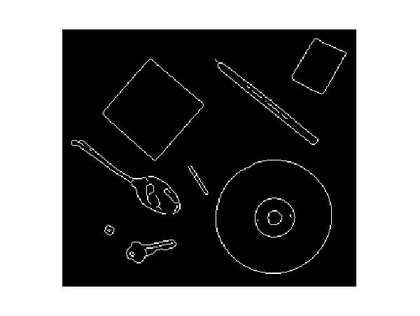
%> input picture Walking-to-SP/MatlabFns/LineSegments/example/edgeim.jpg, 420 x 316 px, shrunk from 600 x 451 before the run
$ octave --eval "result = descriptor_PHOG(imread('../../../Walking-to-SP/MatlabFns/LineSegments/example/edgeim.jpg'));"   (GNU Octave 9; MATLAB toolbox functions it lacks are replaced by stand-ins)
%> lines starting %> are read from the running program, lines starting %| are printed output that depends on the picture; in (x1, y1, x2, y2) boxes, pixels count from 0 and x2, y2 are one past the last pixel; in counts of white or black regions, pixels touching at a corner belong together; the program's own positions count from 1
### feature_texture/desc/sideFuncs/anna_binMatrix.m
function [bm bv] = anna_BinMatrix(A,E,G,angle,bin)
% anna_BINMATRIX Computes a Matrix (bm) with the same size of the image where
% (i,j) position contains the histogram value for the pixel at position (i,j)
% and another matrix (bv) where the position (i,j) contains the gradient
% value for the pixel at position (i,j)
%
%IN:
%	A - Matrix containing the angle values
%	E - Edge Image
%   G - Matrix containing the gradient values
%	angle - 180 or 360%
%   bin - Number of bins on the histogram
%	angle - 180 or 360
%OUT:
%	bm - matrix with the histogram values
%   bv - matrix with the graident values (only for the pixels belonging to
%   and edge)
%
% Authors: Anna Bosch and Andrew Zisserman

[contorns,n] = bwlabel(E);
X = size(E,2);
Y = size(E,1);
bm = zeros(Y,X);
bv = zeros(Y,X);

nAngle = angle/bin;

for i=1:n
    [posY,posX] = find(contorns==i);
    for j=1:size(posY,1)
        pos_x = posX(j,1);
        pos_y = posY(j,1);

        b = ceil(A(pos_y,pos_x)/nAngle);
        if b==0, bin= 1; end
        if G(pos_y,pos_x)>0
            bm(pos_y,pos_x) = b;
            bv(pos_y,pos_x) = G(pos_y,pos_x);
        end
    end
end

### feature_texture/desc/sideFuncs/descriptor_PHOG.m
function [p_hist, bh_roi, bv_roi] = descriptor_PHOG(I,bin,angle,L,roi)
% anna_PHOG Computes Pyramid Histogram of Oriented Gradient over a ROI.
%
% [BH, BV] = anna_PHOG(I,BIN,ANGLE,L,ROI) computes phog descriptor over a ROI.
%
% Given and image I, phog computes the Pyramid Histogram of Oriented Gradients
% over L pyramid levels and over a Region Of Interest

%IN:
%	I - Images of size MxN (Color or Gray)
%	bin - Number of bins on the histogram
%	angle - 180 or 360
%   L - number of pyramid levels
%   roi - Region Of Interest (ytop,ybottom,xleft,xright)
%
%OUT:
%	p - pyramid histogram of oriented gradients
%
% Authors: Anna Bosch and Andrew Zisserman
Img = I;
%> Img is the input picture: size 316x420x3 uint8; min 0, max 255, mean 113.5
if nargin == 1
    bin = 8;
    angle = 360;
    L = 2;
    roi = [1;size(I,1);1;size(I,2)];
%> roi = [1; 316; 1; 420]
end
if size(Img,3) == 3
    G = rgb2gray(Img);
else
    G = Img;
end
bh = [];
bv = [];

if sum(sum(G))>100
    E = edge(G,'canny');
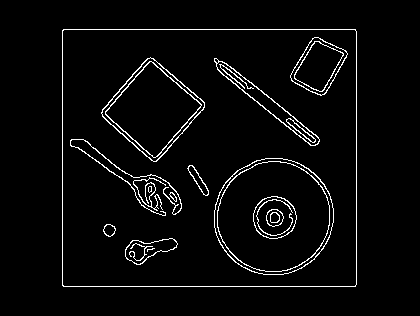
%> E: size 316x420 logical; 3.8% white in thin lines or dots, all inside (x1, y1, x2, y2) = (62, 29, 357, 287)
    [GradientX,GradientY] = gradient(double(G));
%     GradientYY = gradient(GradientY);
    Gr = sqrt((GradientX.*GradientX)+(GradientY.*GradientY));

    index = GradientX == 0;
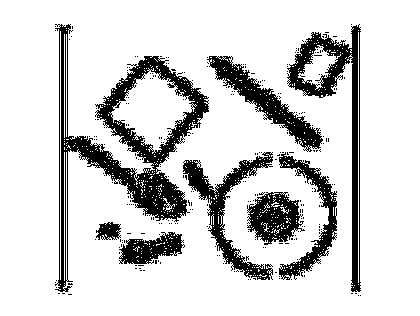
%> index: size 316x420 logical; 82.9% white; 269 black regions (261 under 20 px), largest, box (x1, y1, x2, y2) and area: (55, 24, 209, 292) 8142, (287, 24, 361, 292) 3725, (183, 152, 273, 280) 2662
    GradientX(index) = 1e-5;

    YX = GradientY./GradientX;
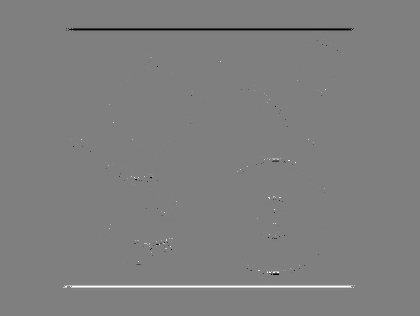
%> YX: size 316x420 double; min -12750000, max 12750000, mean 545.5; drawn with min black and max white
    if angle == 180, A = ((atan(YX)+(pi/2))*180)/pi; end
    if angle == 360, A = ((atan2(GradientY,GradientX)+pi)*180)/pi; end
%> after `A = ((atan2(GradientY,GradientX)+pi)*180)/pi`:
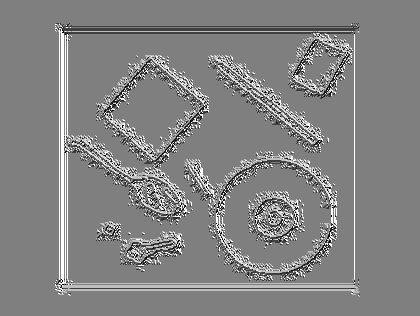
%> A: size 316x420 double; min 0.238, max 360, mean 185.5; drawn with min black and max white

    [bh, bv] = anna_binMatrix(A,E,Gr,angle,bin);
%> in anna_BinMatrix, `[contorns,n] = bwlabel(E);`:
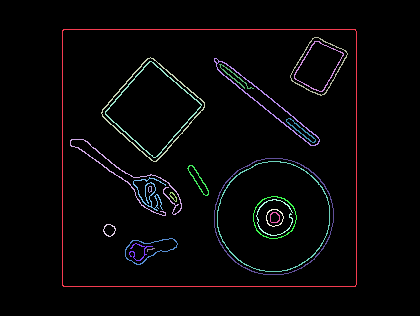
%> contorns: size 316x420 double; 24 distinct labels, from 0 to 23; one colour per label, 0 black
%> in anna_BinMatrix, `[contorns,n] = bwlabel(E);`: n = 23
%> the loop in anna_BinMatrix, `for i=1:n` made 23 passes
%> (posY, posX) on pass 9: ([250; 251; 252; 250; 250; 250; 250; 249; 250; 249; 249], [148; 148; 148; 149; 150; 151; 152; 153; 153; 154; 155])
%> after the loop in anna_BinMatrix, `for i=1:n`:
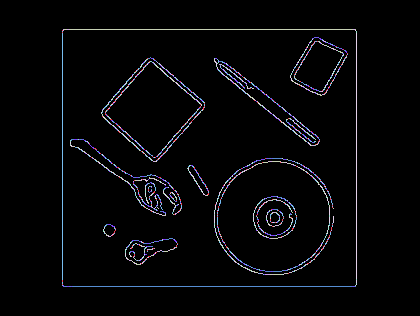
%> bm: size 316x420 double; 9 distinct labels, from 0 to 8; one colour per label, 0 black
%> after the loop in anna_BinMatrix, `for i=1:n`:
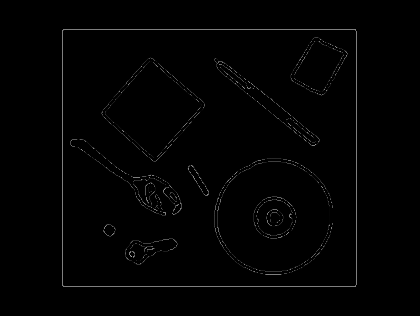
%> bv: size 316x420 double; min 0, max 164.3, mean 2.3
%> after the loop in anna_BinMatrix, `for i=1:n`: bin = 8
%> `result = descriptor_PHOG(imread('../../../Walking-to-SP/MatlabFns/Line..`: result = []
else
    bh = zeros(size(I,1),size(I,2));
    bv = zeros(size(I,1),size(I,2));
end

bh_roi = bh(roi(1,1):roi(2,1),roi(3,1):roi(4,1));
bv_roi = bv(roi(1,1):roi(2,1),roi(3,1):roi(4,1));
% p = anna_phogDescriptor(bh_roi,bv_roi,L,bin);
% p = p';
p_hist = [];
%s = sprintf('%s.txt',I);
%dlmwrite(s,p);

$ run again, on Walking-to-SP/MatlabFns/LineSegments/example/edgelistim.jpg
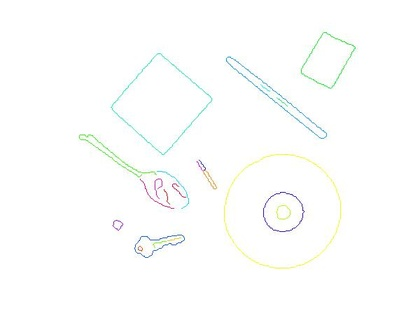
%> input picture Walking-to-SP/MatlabFns/LineSegments/example/edgelistim.jpg, 420 x 316 px, shrunk from 600 x 451 before the run
%> in descriptor_PHOG, Img is the input picture: size 316x420x3 uint8; mean R, G, B 252.7, 253.5, 252.6
%> E: size 316x420 logical; 2.5% white in thin lines or dots, all inside (x1, y1, x2, y2) = (78, 31, 357, 259)
%> index: size 316x420 logical; 80.8% white; 236 black regions (226 under 20 px), largest, box (x1, y1, x2, y2) and area: (63, 41, 353, 272) 16530, (222, 47, 338, 147) 3206, (287, 16, 370, 97) 2801
%> in anna_BinMatrix, `[contorns,n] = bwlabel(E);`:
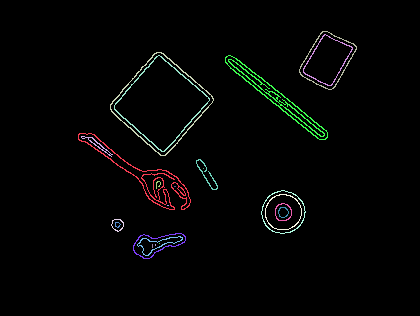
%> contorns: size 316x420 double; 24 distinct labels, from 0 to 23; one colour per label, 0 black
%> n = 23
%> the loop in anna_BinMatrix, `for i=1:n` made 23 passes
%> (posY, posX) on passes 9, 10, 12, 13, 14, 16: ([245; 246; 247; 248], [153; 153; 153; 153]), ([245; 246], [156; 156]), (244, 160), ([206; 206], [168; 169]), ([187; 187], [175; 176]), (169, 204)
%> after the loop in anna_BinMatrix, `for i=1:n`:
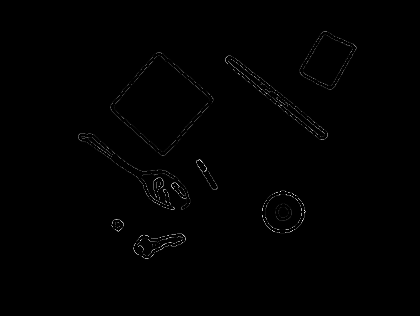
%> bv: size 316x420 double; min 0, max 97.91, mean 0.4; drawn with min black and max white
%> after the loop in anna_BinMatrix, `for i=1:n`: bin = 8
%> result = []

$ run again, on Walking-to-SP/MatlabFns/LineSegments/example/segmentim.jpg
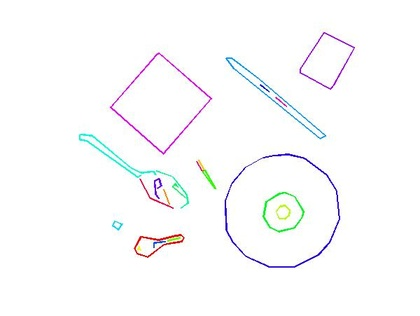
%> input picture Walking-to-SP/MatlabFns/LineSegments/example/segmentim.jpg, 420 x 316 px, shrunk from 600 x 451 before the run
%> in descriptor_PHOG, Img is the input picture: size 316x420x3 uint8; mean R, G, B 250.8, 251.1, 251.6
%> E: size 316x420 logical; 3% white in thin lines or dots, all inside (x1, y1, x2, y2) = (78, 31, 356, 269)
%> index: size 316x420 logical; 79.1% white; 225 black regions (218 under 20 px), largest, box (x1, y1, x2, y2) and area: (62, 43, 351, 273) 18144, (222, 47, 339, 147) 3382, (287, 18, 370, 97) 3120
%> in anna_BinMatrix, `[contorns,n] = bwlabel(E);`:
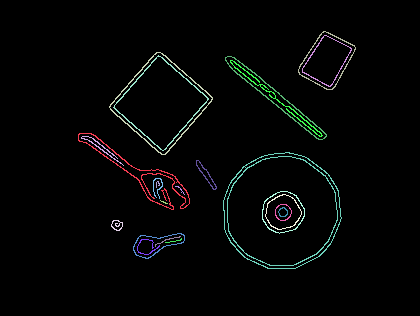
%> contorns: size 316x420 double; 24 distinct labels, from 0 to 23; one colour per label, 0 black
%> n = 23
%> the loop in anna_BinMatrix, `for i=1:n` made 23 passes
%> (posY, posX) on pass 11: ([201; 202; 202; 202; 203; 203; 203; 204; 204; 204], [161; 162; 163; 164; 164; 165; 166; 166; 167; 168])
%> after the loop in anna_BinMatrix, `for i=1:n`:
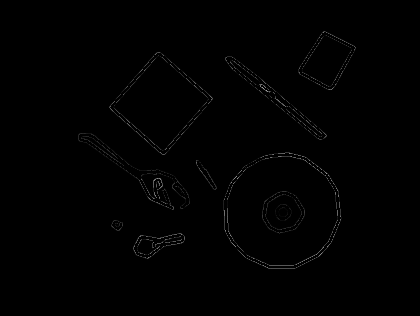
%> bv: size 316x420 double; min 0, max 165.5, mean 1.2
%> after the loop in anna_BinMatrix, `for i=1:n`: bin = 8
%> result = []
